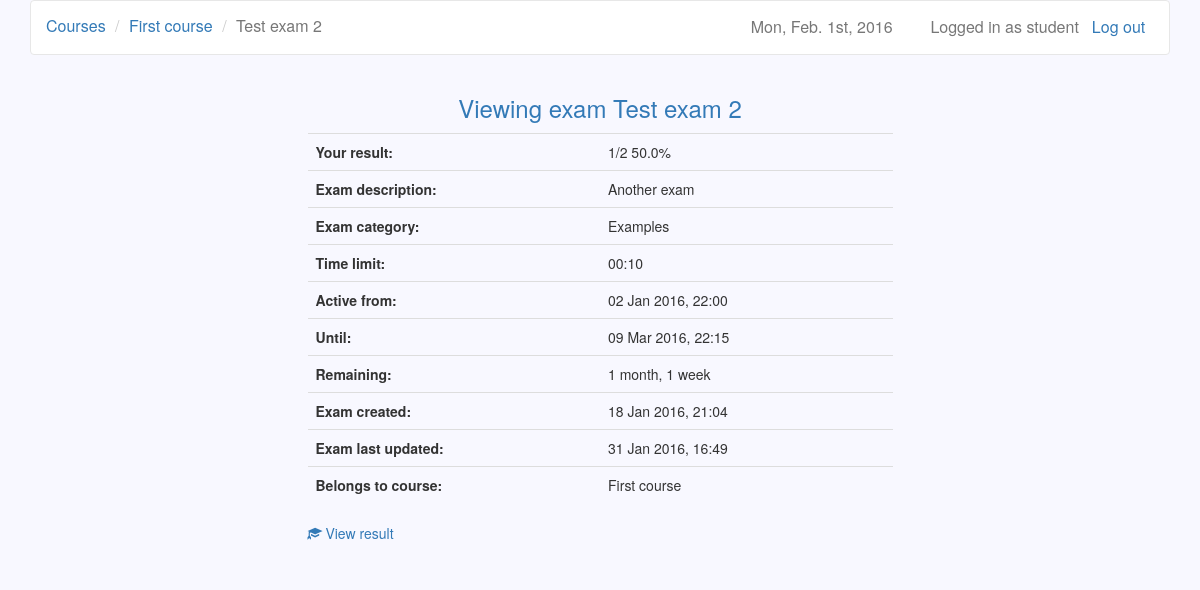
Before: /courses/1/exams/2/s (signed in) with the older database file.
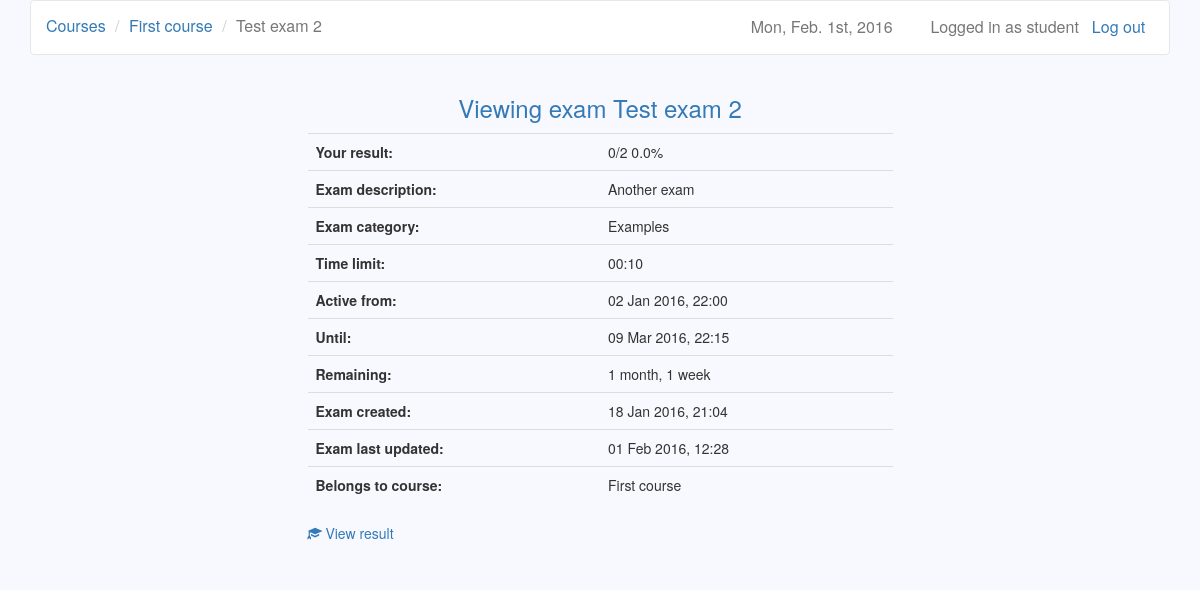
After: the same page with the newer database file.
### exams/models.py (models this page shows, shortened)
class Exam(models.Model):
    name = models.CharField(max_length=30)
    description = models.TextField(blank=True)
    created = models.DateTimeField(auto_now_add=True)
    updated = models.DateTimeField(auto_now=True)
    password = models.CharField(max_length=10, blank=True)
    time_limit = models.TimeField()
    active_from = models.DateTimeField()
    active_to = models.DateTimeField()
    course = models.ForeignKey(Course)
    category = models.CharField(max_length=30)
    question_count = models.IntegerField()
    questions = models.ManyToManyField(Question, blank=True,
        through='ExamQuestion')
    @property
    def active(self):
        return (timezone.now() >= self.active_from and
            timezone.now() < self.active_to)

### exams/views.py (the view)
# urls.py: url(r'^(?P<exam_id>\d+)/s$', views.view_exam, name='view_exam'),
@user_passes_test(student_check)
def view_exam(request, course_id, exam_id):
    if (Participation.objects.filter(user=request.user, course=course_id)
        .exists()):
        course = Course.objects.get(id=course_id)
        exam = Exam.objects.get(id=exam_id)
        exam_questions = ExamQuestion.objects.filter(exam=exam)
        try:
            score = (Score.objects.get(user=request.user, exam=exam)
                .score)
            result = format_score(score, exam_questions.count())
        except ObjectDoesNotExist:
            result = "Exam not yet taken."
        return render(request, 'view_exam.html', {'course': course,
            'exam': exam, 'exam_questions': exam_questions, 'result': result})
    else:
        return redirect('/courses/s')

### courses/views.py (called while the page is built)
def student_check(user):
    return not user.is_teacher

def format_score(score, count):
    percentage = str(float(score) / float(count) * 100) + '%'
    return str(score) + '/' + str(count) + ' ' + percentage

### exams/templates/view_exam.html (shortened to what this page needs)
{% extends 'base.html' %}
{% block navigation %}
  <li><a href="{% url 'student_courses' %}">Courses</a></li>
  <li><a href="{% url 'view_course' course.id %}">{{ course.name }}</a></li>
  <li class="active">{{ exam.name }}</li>
{% endblock %}
{% block header %}Viewing exam {{ exam.name }}{% endblock %}
{% block dashboard %}
  <table class="table table-hover">
    <tr>
      <th>Your result:</th>
      <td>{{ result }}</td>
    </tr>
    <tr>
      <th>Exam description:</th>
      <td>{{ exam.description }}</td>
    </tr>
    <tr>
      <th>Exam category:</th>
      <td>{{ exam.category }}</td>
    </tr>
    <tr>
      <th>Time limit:</th>
      <td>{{ exam.time_limit }}</td>
    </tr>
    <tr>
      <th>Active from:</th>
      <td>{{ exam.active_from|date }}</td>
    </tr>
    <tr>
      <th>Until:</th>
      <td>{{ exam.active_to|date }}</td>
    </tr>
    <tr>
      <th>Remaining:</th>
      {% if not exam.active %}
        <td>Exam closed.</td>
      {% else %}
        <td>{{ exam.active_to|timeuntil }}</td>
      {% endif %}
    </tr>
    <tr>
      <th>Exam created:</th>
      <td>{{ exam.created|date }}</td>
    </tr>
    <tr>
      <th>Exam last updated:</th>
      <td>{{ exam.updated|date }}</td>
    </tr>
    <tr>
      <th>Belongs to course:</th>
      <td>{{ course.name }}</td>
    </tr>
  </table>
  {% if 'Exam' in result and exam.active %}
    <a href="{% url 'take_exam' course.id exam.id %}">
      <span class="glyphicon glyphicon-pencil"></span>
      Take exam
    </a>
  {% else %}
    <a href="{% url 'view_result' course.id exam.id %}">
      <span class="glyphicon glyphicon-education"></span>
      View result
    </a>
  {% endif %}
{% endblock %}

Changed rows visible on the page:
changed Exam "Test exam 2": updated "31 Jan 2016, 16:49" → "01 Feb 2016, 12:28"
Other visible differences:
{{ result }}: "1/2 50.0%" → "0/2 0.0%"
